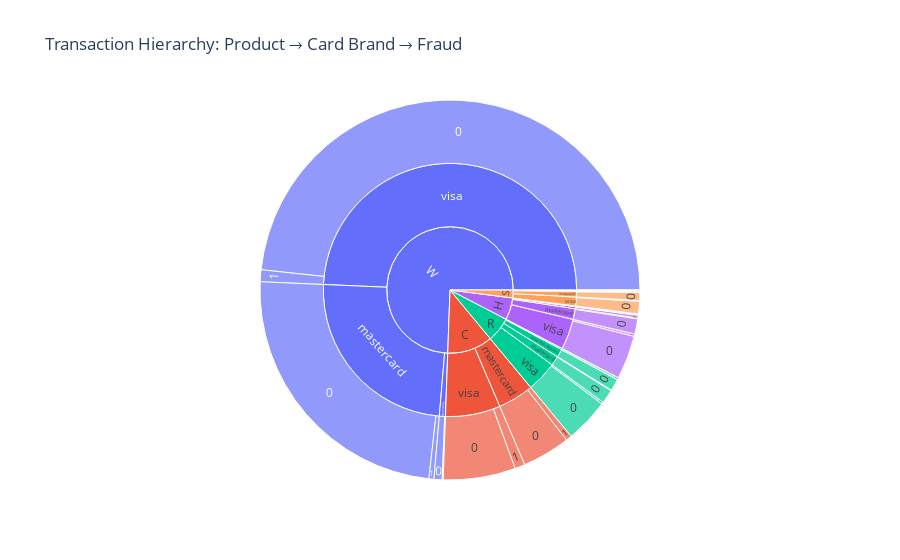

The notebook cell saved with this chart:
### Code cell
# Interactive sunburst: ProductCD → card4 → Fraud
if PLOTLY_AVAILABLE and 'card4' in sample_data.columns:
    sunburst_data = sample_data.groupby(['ProductCD', 'card4', 'isFraud']).size().reset_index(name='count')
    fig = px.sunburst(sunburst_data, path=['ProductCD', 'card4', 'isFraud'], 
                       values='count', title='Transaction Hierarchy: Product → Card Brand → Fraud')
    fig.show()

### Figure 1 — Plotly figure (JSON) as saved in the notebook; plotly's stock layout.template omitted (floating-point values rounded to 4 significant figures)
{"data": [{"branchvalues": "total", "domain": {"x": [0, 1], "y": [0, 1]}, "hovertemplate": "labels=%{label}<br>count=%{value}<br>parent=%{parent}<br>id=%{id}<extra></extra>", "ids": ["C/mastercard/0", "C/mastercard/1", "C/visa/0", "C/visa/1", "H/american express/0", "H/american express/1", "H/discover/0", "H/discover/1", "H/mastercard/0", "H/mastercard/1", "H/visa/0", "H/visa/1", "R/american express/0", "R/american express/1", "R/discover/0", "R/discover/1", "R/mastercard/0", "R/mastercard/1", "R/visa/0", "R/visa/1", "S/american express/0", "S/american express/1", "S/discover/0", "S/discover/1", "S/mastercard/0", "S/mastercard/1", "S/visa/0", "S/visa/1", "W/discover/0", "W/discover/1", "W/mastercard/0", "W/mastercard/1", "W/visa/0", "W/visa/1", "C/mastercard", "C/visa", "H/american express", "H/discover", "H/mastercard", "H/visa", "R/american express", "R/discover", "R/mastercard", "R/visa", "S/american express", "S/discover", "S/mastercard", "S/visa", "W/discover", "W/mastercard", "W/visa", "C", "H", "R", "S", "W"], "labels": ["0", "1", "0", "1", "0", "1", "0", "1", "0", "1", "0", "1", "0", "1", "0", "1", "0", "1", "0", "1", "0", "1", "0", "1", "0", "1", "0", "1", "0", "1", "0", "1", "0", "1", "mastercard", "visa", "american express", "discover", "mastercard", "visa", "american express", "discover", "mastercard", "visa", "american express", "discover", "mastercard", "visa", "discover", "mastercard", "visa", "C", "H", "R", "S", "W"], "name": "", "parents": ["C/mastercard", "C/mastercard", "C/visa", "C/visa", "H/american express", "H/american express", "H/discover", "H/discover", "H/mastercard", "H/mastercard", "H/visa", "H/visa", "R/american express", "R/american express", "R/discover", "R/discover", "R/mastercard", "R/mastercard", "R/visa", "R/visa", "S/american express", "S/american express", "S/discover", "S/discover", "S/mastercard", "S/mastercard", "S/visa", "S/visa", "W/discover", "W/discover", "W/mastercard", "W/mastercard", "W/visa", "W/visa", "C", "C", "H", "H", "H", "H", "R", "R", "R", "R", "S", "S", "S", "S", "W", "W", "W", "", "", "", "", ""], "type": "sunburst", "values": [2034.0, 248.0, 3064.0, 432.0, 114.0, 10.0, 46.0, 3.0, 647.0, 33.0, 1856.0, 96.0, 503.0, 7.0, 80.0, 4.0, 585.0, 32.0, 1867.0, 84.0, 34.0, 1.0, 48.0, 8.0, 334.0, 16.0, 534.0, 31.0, 343.0, 44.0, 11930.0, 212.0, 24080.0, 505.0, 2282.0, 3496.0, 124.0, 49.0, 680.0, 1952.0, 510.0, 84.0, 617.0, 1951.0, 35.0, 56.0, 350.0, 565.0, 387.0, 12140.0, 24590.0, 5778.0, 2805.0, 3162.0, 1006.0, 37110.0]}], "layout": {"legend": {"tracegroupgap": 0}, "title": {"text": "Transaction Hierarchy: Product → Card Brand → Fraud"}}}
